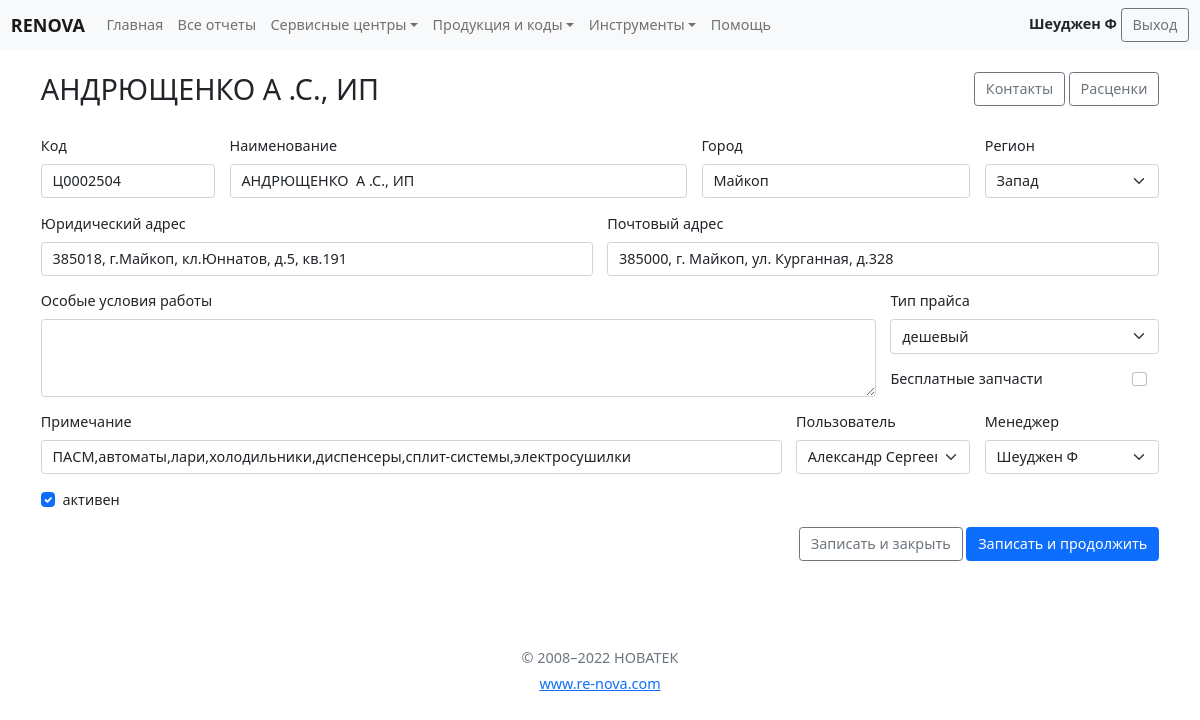
/centres/update/260/?next=/centres/list/ (signed in), run on the app's committed database.
### servicecentres/models.py (models this page shows, shortened)
class ServiceCenters(ChangeloggableMixin, models.Model):
    code = models.CharField(max_length=50, db_index=True, verbose_name='Код', help_text='Код по 1С. Обязательное поле.')
    title = models.CharField(max_length=50, db_index=True, verbose_name='Наименование', help_text='Юридическое наименование. Обязательное поле.')
    city = models.CharField(max_length=50, verbose_name='Город', help_text='Город. Обязательное поле.')
    region = models.ForeignKey(ServiceRegions,  null=True,on_delete=models.PROTECT, verbose_name='Регион', help_text='Регион СЦ. Обязательное поле.')
    addr = models.CharField(max_length=350, blank=True, verbose_name='Адрес')
    post_addr = models.CharField(max_length=350, blank=True, verbose_name='Почтовый адрес')
    conditions = models.TextField(blank=True, verbose_name='Особыче условия')
    free_parts = models.BooleanField(default=False, verbose_name='Бесплатные запчасти')
    grade = models.FloatField(default=5, verbose_name='Рэйтинг', editable=False)
    note = models.TextField(blank=True, verbose_name='Примечание')
    is_active = models.BooleanField(default=True, verbose_name='Ативен')
    user = models.ForeignKey(User, related_name='user_centers', blank=True, null=True, on_delete=models.SET_NULL, verbose_name='Пользователь', limit_choices_to={'is_staff': False})
    staff_user = models.ForeignKey(User, related_name='staff_centers', blank=True, null=True, on_delete=models.SET_NULL, verbose_name='Менеджер', limit_choices_to={'is_staff': True})
    price_type = models.CharField(choices=BASE_PRICE_TYPE, max_length=100, verbose_name='Тип прайса',
                                  default=PRICE_LITE)
    class Meta():
        verbose_name = 'Сервисный центр'
        verbose_name_plural = 'Сервисные центры'
        ordering = ['title']

### servicecentres/views.py (the view, shortened to what this page needs)
# urls.py: path('update/<int:pk>/', ServiceCenterUpdate.as_view(), name='centres_update_page'),
class ServiceCenterUpdate(LoginRequiredMixin, GeneralStaffUserMixin, MyFormMessagesView, UpdateView):
    model = ServiceCenters
    form_class = CenterCreateForm
    template_name = 'servicecentres/centres_add.html'
    success_message = 'Обьект успешно изменен'
    def get_form_kwargs(self, *args, **kwargs):
        kwargs = super().get_form_kwargs(*args, **kwargs)
        kwargs['def_user'] = self.request.user
        return kwargs
    def get_context_data(self, *, object_list=None, **kwargs):
        context = super().get_context_data(**kwargs)
        obj = self.get_object()
        context['title'] = obj.title
        context['object'] = obj
        return (context)

### main/models.py (called while the page is built)
def get_name(self):
    result = None
    if self:
        if self.last_name or self.first_name:
            if self.last_name:
                if self.first_name:
                    result = self.last_name+' '+self.first_name[0]
                else:
                    result = self.last_name
            else:
                result = self.first_name
        else:
            result = self.username
        return result
    return result

### main/my_validators.py (called while the page is built)
    def test_func(self):
        if self.request.user.is_superuser:
            return True
        if self.request.user.is_active and self.request.user.is_staff and \
               self.request.user.groups.filter(name='GeneralStaff').exists():
            return True
        return False

### main/templatetags/my_tags.py (called while the page is built)
@register.filter(name='has_group')
def has_group(user, group_name):
    return user.groups.filter(name=group_name).exists()

@register.inclusion_tag('main/tag_show_base_price_links.html')
def show_base_price_links():
    from ..business_logic import BASE_PRICE_TYPE
    base_price_type = BASE_PRICE_TYPE
    return {'base_price_type': base_price_type, }

### servicecentres/models.py (called while the page is built)
    def __str__(self):
        return self.title

### servicecentres/templates/servicecentres/centres_add.html (shortened to what this page needs)
{% extends 'base.html' %}
{% load my_tags %}
{% block content %}
{% include 'inc/staff_navbar.html' %}
<div class="container сol-sm-12">
    <div class="row justify-content-between py-3 mt-2">
        <div class="col-auto">
            <h2><p class="text">{{ title }}</p></h2>
        </div>
        <div class="col-auto">
            {% if object %}
            <a class="btn btn-outline-secondary" href="{% url 'centres_contact_page' object.pk %}" role="button">Контакты</a>
            <a class="btn btn-outline-secondary" href="{%url 'code_and_prices_page' object.pk %}" role="button">Расценки</a>
            {% endif %}
        </div>
    </div>
    <form class="row g-3" method="post">
        <div class="col-md-2">
            <label class="form-label">Код</label>
            {{ form.code }}
        </div>
        <div class="col-md-5">
            <label class="form-label">Наименование</label>
            {{ form.title }}
        </div>
        <div class="col-md-3">
            <label class="form-label">Город</label>
            {{ form.city }}
        </div>
        <div class="col-md-2">
            <label class="form-label">Регион</label>
            {{ form.region }}
        </div>
        <div class="col-md-6">
            <label class="form-label">Юридический адрес</label>
            {{ form.addr }}
        </div>
        <div class="col-md-6">
            <label class="form-label">Почтовый адрес</label>
            {{ form.post_addr }}
        </div>
        <div class="col-md-9">
            <label class="form-label">Особые условия работы</label>
            {{ form.conditions }}
        </div>
        <div class="col-md-3">
            <div class="row">
                <div class="col-12">
                    <label class="form-label">Тип прайса</label>
                    {{ form.price_type }}
                </div>
                <div class="col-12 mt-3 ">
                    <div class="row">
                        <div class="col-10">
                            <label class="form-label">Бесплатные запчасти</label>
                        </div>
                        <div class="col-2">
                           {{ form.free_parts }}
                        </div>
                    </div>
                </div>
            </div>
        </div>
        <div class="col-md-8">
            <label class="form-label">Примечание</label>
            {{ form.note }}
        </div>
        <div class="col-md-2">
            <label class="form-label">Пользователь</label>
            {{ form.user }}
        </div>
        <div class="col-md-2">
            <label class="form-label">Менеджер</label>
            {{ form.staff_user }}
        </div>
        <div class="col-12">
            <div class="form-check">
                {{ form.is_active }}
                <label class="form-check-label align-items-center">активен</label>
            </div>
        </div>
        <div class="col-lg-12 text-end">
            <button type="submit" class="btn btn-outline-secondary" name="close">Записать и закрыть</button>
            <button type="submit" class="btn btn-primary" name="update">Записать и продолжить</button>
        </div>
    </form>
</div>
{% include 'inc/footer.html' %}
{% endblock %}

### templates/inc/staff_navbar.html (shortened to what this page needs)
{% load my_tags %}
<nav class="navbar sticky-top navbar-expand-lg navbar-light bg-light" aria-label="Fourth navbar example">
    <div class="container-fluid">
      <a class="navbar-brand" href="#"><strong>RENOVA</strong></a>
      <div class="collapse navbar-collapse" id="navbarsExample04">
        <ul class="navbar-nav me-auto mb-2 mb-md-0">
          <li class="nav-item">
            <a class="nav-link" aria-current="page" href="{% url 'staff_home' %}">Главная</a>
          </li>
          <li class="nav-item">
            <a class="nav-link" aria-current="page" href="{% url 'reports_list' %}">Все отчеты</a>
          </li>
          <li class="nav-item dropdown">
            <a class="nav-link dropdown-toggle" href="#" id="dropdown04" data-bs-toggle="dropdown" aria-expanded="false">Сервисные центры</a>
          </li>
          <li class="nav-item dropdown">
            <a class="nav-link dropdown-toggle" href="#" id="dropdown05" data-bs-toggle="dropdown" aria-expanded="false">Продукция и коды</a>
          </li>
          <li class="nav-item dropdown">
            <a class="nav-link dropdown-toggle" href="#" id="dropdown06" data-bs-toggle="dropdown" aria-expanded="false">Инструменты</a>
          </li>
          <li class="nav-item">
            <a class="nav-link" aria-current="page" href="{% url 'help_page' %}">Помощь</a>
          </li>
        </ul>
        <div>
            <strong>{{ request.user }}</strong>
            <a class="btn btn-outline-secondary" href="{% url 'user_logout' %}" role="button">Выход</a>
        </div>
      </div>
    </div>
  </nav>

### static/style/my_style.css (style rules this page uses)
html { font-size: 1rem; }
@media (max-width: 1400px) { html { font-size: 0.95rem; } }
@media (max-width: 1200px) { html { font-size: 0.9rem; } }

### data on the page
ServiceCenters: title "АНДРЮЩЕНКО А .С., ИП", code "Ц0002504", city "Майкоп", region "Запад", addr "385018, г.Майкоп, кл.Юннатов, д.5, кв.191", post_addr "385000, г. Майкоп, ул. Курганная, д.328", price_type "дешевый", note "ПАСМ,автоматы,лари,холодильники,диспенсеры,сплит-системы,электросушилки", user "Александр Сергеевич", staff_user "Шеуджен Ф", is_active "☑"

### other printed values
{{ request.user }} "Шеуджен Ф"
